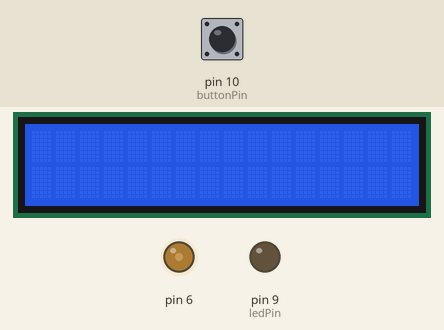
Bench run of a sketch on a simulated Arduino Uno, built with avr-gcc and run on an emulated ATmega328P. On the bench: 16×2 character LCD, output pins drawn as LEDs (lit = HIGH). The inputs (shaded band) are chosen by the test bench; at power-on: pin 10 (buttonPin) LOW. The board resets itself during the run and starts again; random numbers use the default seed unless the sketch sets one.

Above: at 19.6 s.
19.7 s: pin 10 (buttonPin) pulled HIGH for 3.2 s
At 20.6 s:
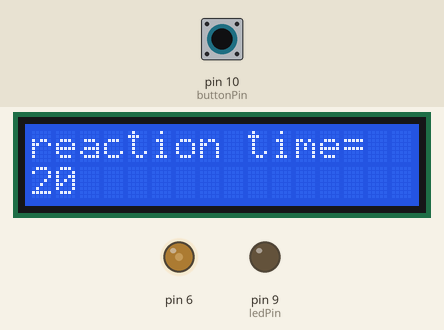
25.8 s: pin 10 (buttonPin) pulled HIGH for 0.15 s
At 28.6 s:
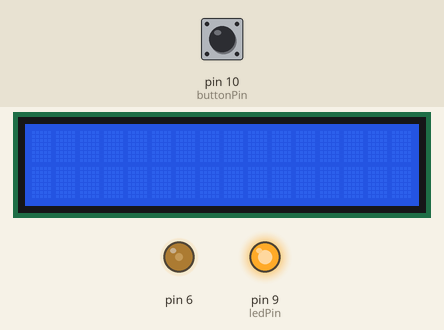
28.9 s: pin 10 (buttonPin) pulled HIGH for 1 s
At 29.8 s:
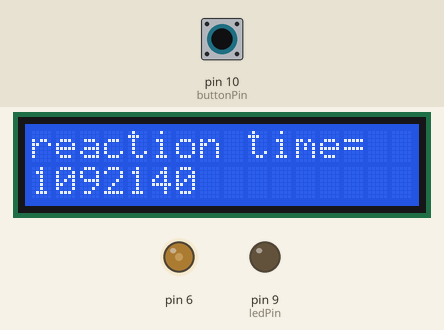
32.4 s: pin 10 (buttonPin) pulled HIGH for 0.15 s
At 33.6 s:
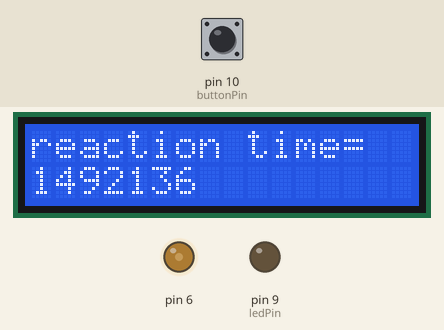
Timing chart, 0 to 35.9 s (numbered marks = the images above; inputs shaded):
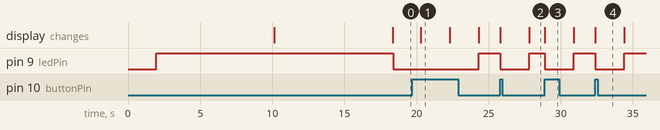

Measured:
- after the input at 19.7 s, the display: changes after 0.60 s (image 1)
- after the input at 25.8 s, pin 9 (ledPin): HIGH → LOW at once, → HIGH 2.0 s later; the display: first changes at once (image 2 shows a later state)
- after the input at 28.9 s, pin 9 (ledPin): HIGH → LOW at once, → HIGH 2.0 s later; the display: changes at once (image 3)
- after the input at 32.4 s, pin 9 (ledPin): HIGH → LOW at once, → HIGH 2.0 s later; the display: changes at once (image 4)
- what the display in image 1 shows lasts 2.0 s, from 20.3 s to 22.3 s

The sketch:

reaction_timer.ino
```cpp
// EMBEDDED SYSTEMS PROJECT - REACTION TIMER

#include <avr/wdt.h>
#include <LiquidCrystal.h>

// lcd
const int Contrast=75;
LiquidCrystal lcd(12, 11, 5, 4, 3, 2);

// led and buttons
const int ledPin = 9;
const int buttonPin = 10;
int button_state = 0;

// states of machine
enum states { startup,
  led_timer,
  reaction_timer,
  timeout,
};

// state of machine
// volatile because changes in ISR
volatile states current_state;

long start_time;
long led_start_time;
long reaction_time;

void startup_f(void) {
  // get current time since program started in micro seconds
  start_time = micros();
  // led starts between 2 ~ 4 seconds (in microsecs)
  led_start_time = random(2000000, 4000000);

  reaction_time = 0;
  current_state = led_timer;
}

void led_timer_f(void) {
  if ((micros() + start_time) >= led_start_time) {
    start_time = micros();
    current_state = reaction_timer;
  }
}

void reaction_timer_f(void) {
  digitalWrite(ledPin, HIGH);
  if (button_state == HIGH) {
    reaction_time = micros() - start_time;
    digitalWrite(ledPin, LOW);
    lcd.clear();
    lcd.setCursor(0, 0);
    lcd.print("reaction time=");
    lcd.setCursor(0, 1);
    lcd.print(reaction_time);
    delay(2000); lcd.clear();
    current_state = startup;
  }
}

// timeout! Tell the user and reset in 8 seconds
void timeout_f(void) {
  lcd.clear();
  lcd.setCursor(0, 0);
  lcd.print("TIME OUT!");
  lcd.setCursor(0, 1);
  lcd.print("Resetting");
  delay(100);
}

void setup() {
  //disable watchdog timer
  wdt_disable();

  // lcd setup
  analogWrite(6,Contrast);
  lcd.begin(16, 2);

  // led and button setup
  pinMode(ledPin, OUTPUT);
  pinMode(buttonPin, INPUT);

  current_state = startup;

  // setup watchdog timer
  // Keep old prescaler setting to prevent unintentional time-out
  WDTCSR |= (1<<WDCE) | (1<<WDE);

  // enable watchdog timer to 8 second timeout
  wdt_enable(WDTO_8S);
  // set watchdog to trigger an ISR when timeout
  WDTCSR |= (1 << WDIE);
}

ISR (WDT_vect) {
  current_state = timeout;
}

void loop() {
  button_state = digitalRead(buttonPin);
  if (current_state == startup) {
    startup_f();
    wdt_reset();
  }
  else if (current_state == led_timer) {
    led_timer_f();
    wdt_reset();
  }
  else if (current_state == reaction_timer) {
    reaction_timer_f();
  }
  else if (current_state == timeout) {
    timeout_f();
  }
}
```
